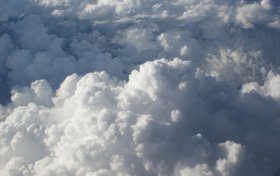
#> input picture exercises/clouds.jpg, 280 x 176 px
$ python ex1.py
#> lines starting #> are read from the running program, lines starting #| are printed output that depends on the picture
import cv2
import numpy as np
import argparse

image = cv2.imread("clouds.jpg")
#> image is the input picture: shape (176, 280, 3); mean B, G, R 144.5, 132, 122.4
gray_image = cv2.cvtColor(image, cv2.COLOR_BGR2GRAY)
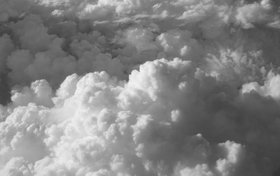
#> gray_image: shape (176, 280); min 50, max 251, mean 130.6
# cv2.imshow("Over the Clouds", image)
# cv2.imshow("Over the Clouds - gray", gray_image)

#----------------------------------- ex 1---------------------------

# a)


width, height, channels = image.shape
#> width = 176; height = 280; channels = 3

print("Image Dimensions")
print("Width: %d" % width)
#| Width: 176
print("Height: %d" % height)
#| Height: 280
print("Channels: %d" % channels)
#| Channels: 3


# cv2.destroyAllWindows()

# b)

# cv2.imwrite('clouds.bmp', image)

# c)

refPt = []
cropping = False

def click_and_crop(event, x, y, flags, param):
    global refPt, cropping
    if event == cv2.EVENT_LBUTTONDOWN:
        refPt = [(x, y)]
        cropping = True

    elif event == cv2.EVENT_LBUTTONUP:
        refPt.append((x, y))
        cropping = False

        cv2.rectangle(image, refPt[0], refPt[1], (0, 255, 0), 2)
        cv2.imshow("image", image)

clone = image.copy()
cv2.namedWindow("image")
cv2.setMouseCallback("image", click_and_crop)

while True:
    cv2.imshow("image", image)
    key = cv2.waitKey(1) & 0xFF
#> (key Esc is pressed here)

    if key == ord("r"):
        image = clone.copy()

    elif key == ord("c"):
        break

if len(refPt) == 2:
    roi = clone[refPt[0][1]:refPt[1][1], refPt[0][0]:refPt[1][0]]
    cv2.imshow("ROI", roi)
    cv2.waitKey(0)

    cv2.imwrite('roi.jpg', roi)

# cv2.waitKey(5000)
cv2.destroyAllWindows()

$ run again, with exercises/pic2.jpg copied over exercises/clouds.jpg
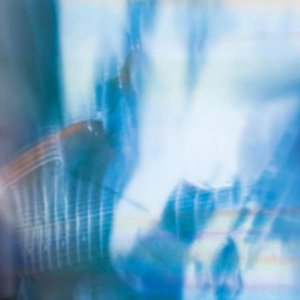
#> input picture exercises/pic2.jpg, 300 x 300 px
#> image is the input picture: shape (300, 300, 3); mean B, G, R 198.6, 171.1, 124.6
#> `gray_image = cv2.cvtColor(image, cv2.COLOR_BGR2GRAY)`:
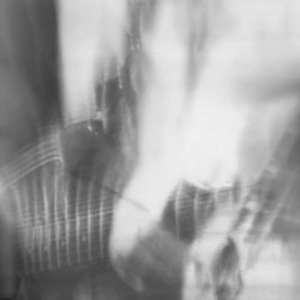
#> gray_image: shape (300, 300); min 36, max 241, mean 160.3
#| Width: 300
#| Height: 300
#| Channels: 3
